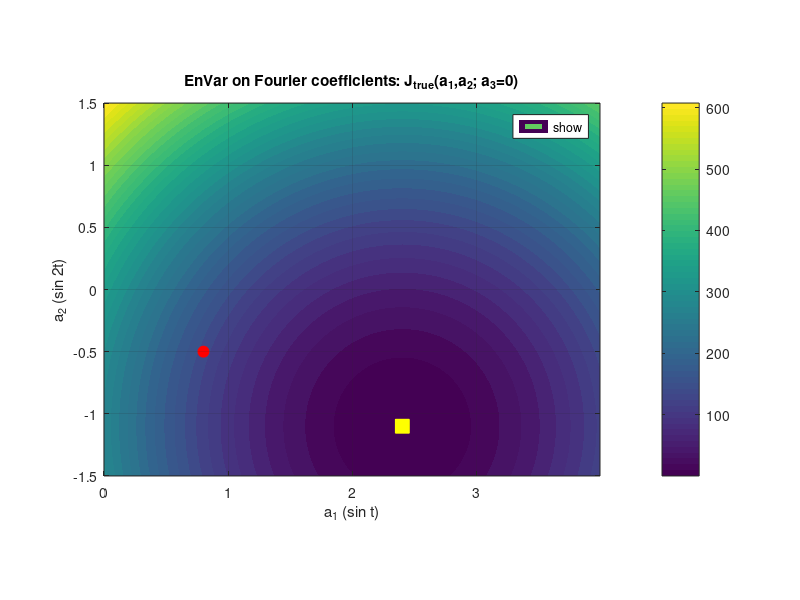
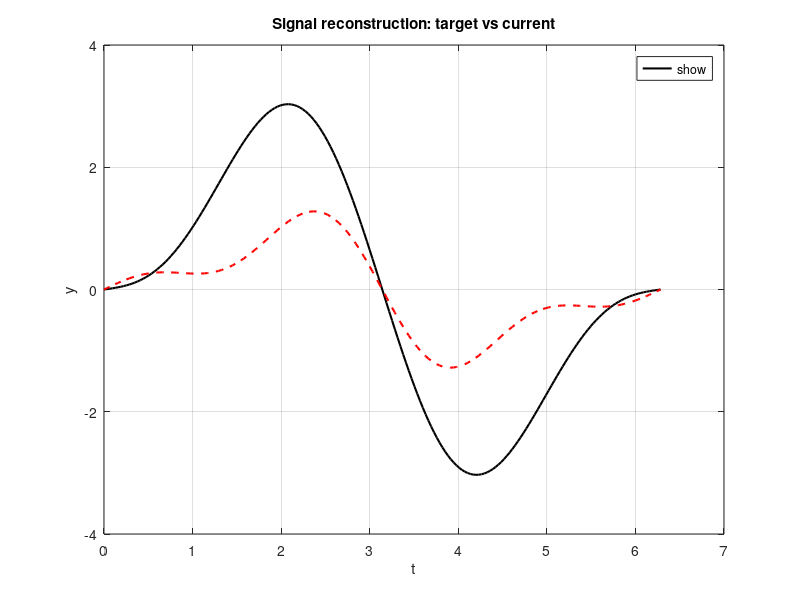

Write MATLAB code to recreate these figures, in order. (Note: this script raises an error after producing the figures.)
% ----------------------------------------------------------------------- %
% ---------------- EnVar Toy: Fourier Basis Reconstruction -------------- %
% --------- Optimise Fourier coefficients to match a target mode -------- %
% ----------------------------------------------------------------------- %
clc;
clear; close all;

%% 1. Problem setup
Nen       = 3;        % Number of ensemble members
N_modes   = 3;        % Number of Fourier modes (controls)
lambda    = 0.0;      % Regularisation strength (0 = off)
N_t       = 200;      % Number of time samples in [0, 2*pi]

% Time grid
t = linspace(0, 2*pi, N_t).';     % column vector (N_t x 1)

% Fourier basis: phi_n(t) = sin(n t), n = 1...N_modes
Phi = zeros(N_t, N_modes);
for n = 1:N_modes
    Phi(:,n) = sin(n * t);
end

% Choose a target mode: here mode 2
a_target = zeros(N_modes, 1);
a_target(1) = 2.4;
a_target(2) = -1.1;                 % target = pure sin(2t)

y_target = Phi * a_target;         % target signal

% Initial guess in coefficient space (deliberately wrong)
a_e = [0.8; -0.5; 0.3];

% Storage
history_a     = a_e;               % trajectory in coefficient space
history_error = [];                % misfit in observation space

fprintf('Fourier EnVar toy:\n');
fprintf('y(t; a) = sum_n a_n sin(n t), target = sin(2t)\n');
fprintf('J_true(a) = 0.5 * ||Phi a - Phi a_target||^2 + 0.5*lambda*||L a||^2\n');
fprintf('Initial a = [%.2f %.2f %.2f]^T\n\n', a_e(1), a_e(2), a_e(3));

%% 2. Precompute true cost J_true on (a1,a2) grid for visualisation (a3=0)
a1_range = 0:0.03:4;
a2_range = -1.5:0.03:1.5;
[A1, A2] = meshgrid(a1_range, a2_range);

J_grid = zeros(size(A1));
for i = 1:numel(A1)
    a_vec       = [A1(i); A2(i); 0];        % a3 = 0 slice
    y           = Phi * a_vec;
    misfit      = y - y_target;
    J_true_val  = 0.5 * (misfit' * misfit);
    if lambda > 0
       L = diag(1:N_modes);
       J_true_val = J_true_val + 0.5 * lambda * norm(L * a_vec)^2;
    end
    J_grid(i) = J_true_val;
end

%% 3. Prepare visualisation: J_true(a1,a2) and mean trajectory
figure('Position', [50, 100, 800, 600]);
contourf(A1, A2, J_grid, 40, 'LineColor', 'none'); hold on;
colorbar;
title('EnVar on Fourier coefficients: J_{true}(a_1,a_2; a_3=0)');
xlabel('a_1 (sin t)'); ylabel('a_2 (sin 2t)');
axis equal tight; grid on;

% Plot target point (a_target)
plot(a_target(1), a_target(2), 'ys', 'MarkerSize', 10, ...
     'MarkerFaceColor', 'y', 'DisplayName', 'Target a^*');

% Initialise mean + ensemble + trajectory handles
h_mean = plot(a_e(1), a_e(2), 'ro', 'MarkerFaceColor', 'r', ...
              'MarkerSize', 8, 'DisplayName', 'Mean');
h_ens  = plot(NaN, NaN, 'b.', 'MarkerSize', 10, ...
              'DisplayName', 'Ensemble');
h_traj = plot(a_e(1), a_e(2), 'k-', 'LineWidth', 1.5, ...
              'DisplayName', 'Trajectory');
legend('show', 'Location', 'best');

%% 4. Prepare second figure: signals (target vs current)
figure('Position', [900, 100, 800, 600]);
h_target = plot(t, y_target, 'k-', 'LineWidth', 1.5, ...
                'DisplayName', 'Target y^*(t)'); hold on;
y_init   = Phi * a_e;
h_curr   = plot(t, y_init, 'r--', 'LineWidth', 1.5, ...
                'DisplayName', 'Current y(t;a)');
xlabel('t'); ylabel('y');
title('Signal reconstruction: target vs current');
grid on;
legend('show', 'Location', 'best');

%% 5. EnVar optimisation loop
maxIter = 100;
alpha   = 2.0;      % relaxation factor (<1 to slow updates)

for iter = 1:maxIter

    % --- A. Generate ensemble in coefficient space ----------------------
    a_r_ensemble = Ensemble(Nen, a_e);      % N_modes x Nen
    E_prime      = a_r_ensemble - a_e;      % N_modes x Nen

    % --- B. Build observations (signal mismatch) ------------------------
    % Observation: o(a) = Phi*a - y_target, dimension = N_t
    y_e = Phi * a_e;
    o_e = y_e -y_target;                   % N_t x 1

    o_r_mat = zeros(N_t, Nen);
    for k = 1:Nen
        a_k        = a_r_ensemble(:,k);
        y_k        = Phi * a_k;
        o_r_mat(:,k) = y_k - y_target;
    end

    % Observation perturbation matrix H (N_t x Nen)
    H = o_r_mat - o_e;

    % --- C. Local cost in weight space, solve for w ---------------------
    J_fun = @(w) Cost(o_e, H, w, a_e, E_prime, lambda);

    w0   = zeros(Nen,1);
    LB   = -Inf(Nen,1);
    UB   =  Inf(Nen,1);
    opts = optimset('Display','off', 'Algorithm','sqp');

    [w_opt, J_loc] = fmincon(J_fun, w0, [], [], [], [], LB, UB, [], opts);

    % --- D. Update mean in coefficient space ----------------------------
    step_vec  = E_prime * w_opt;
    a_e       = a_e + alpha * step_vec;

    % Store trajectory
    history_a(:, end+1) = a_e;

    % Compute true cost and error in observation space
    y_e      = Phi * a_e;
    misfit   = y_e - y_target;
    J_true   = 0.5 * (misfit' * misfit);
    if lambda > 0
        L = diag(1:N_modes);
        J_true = J_true + 0.5 * lambda * norm(L * a_e)^2;
    end
    err_obs  = norm(misfit);
    history_error = [history_error; err_obs];

    % --- E. Update plots -------------------------------------------------
    % Coefficient space
    set(h_ens,  'XData', a_r_ensemble(1,:), 'YData', a_r_ensemble(2,:));
    set(h_mean, 'XData', a_e(1),            'YData', a_e(2));
    set(h_traj, 'XData', history_a(1,:),    'YData', history_a(2,:));

    % Signal plot
    set(0, 'CurrentFigure', gcf); % ensure second figure active
    set(h_curr, 'YData', y_e);

    drawnow;

    % --- F. Logging ------------------------------------------------------
    fprintf('Iter %2d | J_loc(w)=%.3e | J_true(a)=%.3e | ||Phi a - y^*||=%.3e | a=[%.3f %.3f %.3f]^T\n', ...
            iter, J_loc, J_true, err_obs, a_e(1), a_e(2), a_e(3));

    if err_obs < 1e-6
        fprintf('Converged: ||Phi a - y^*|| < 1e-6.\n');
        break;
    end
end

%% 6. Error convergence figure
figure;
plot(history_error, '-o', 'LineWidth', 1.5);
xlabel('Iteration');
ylabel('||Phi a - y^*||_2');
title('EnVar convergence (signal misfit)');
grid on;
